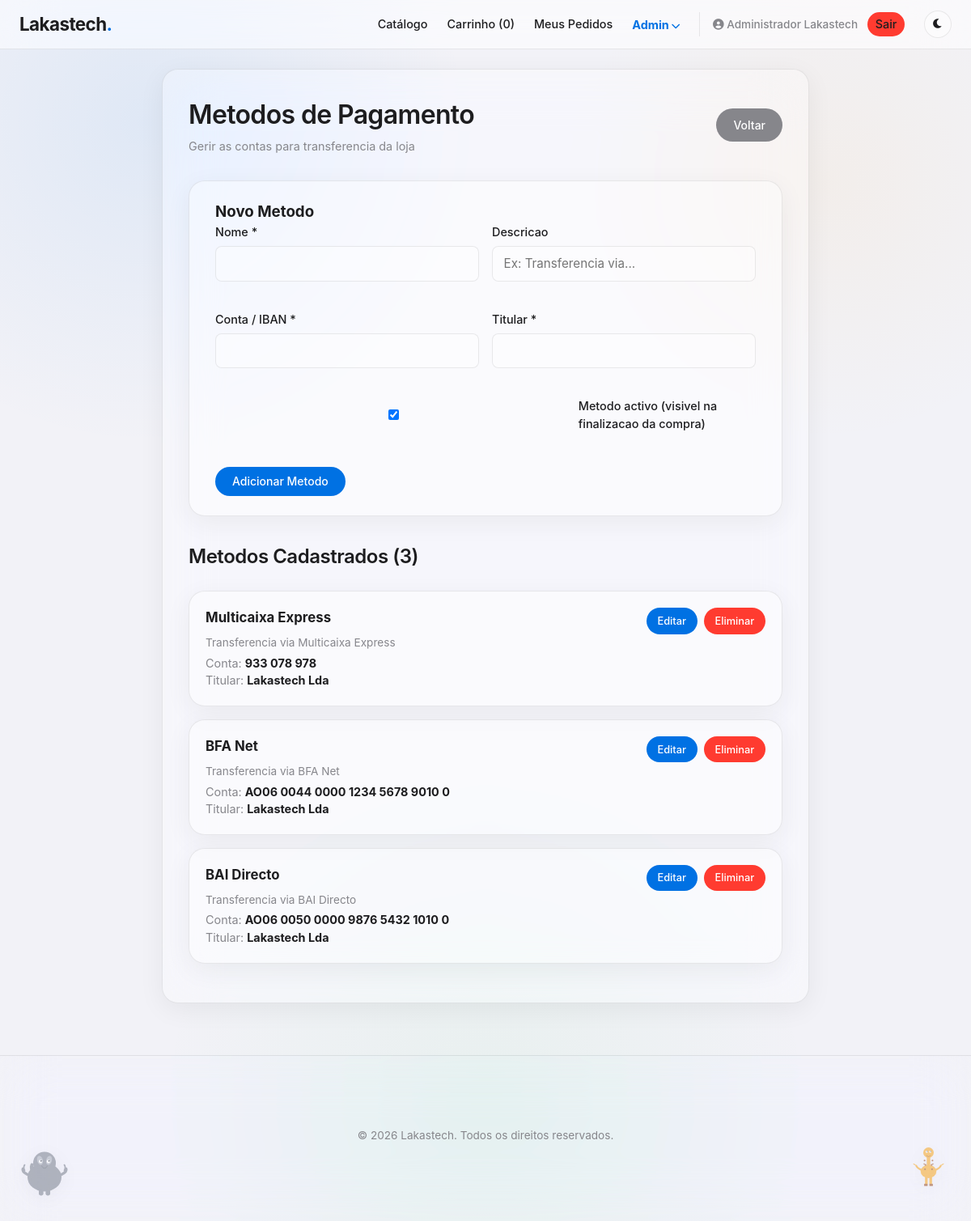
The page /admin_pagamento.php (signed in) on the database its author committed.
### tables this page shows
CREATE TABLE IF NOT EXISTS metodos_pagamento (
    id INT AUTO_INCREMENT PRIMARY KEY,
    nome VARCHAR(100) NOT NULL,
    descricao VARCHAR(255) DEFAULT NULL,
    conta VARCHAR(100) NOT NULL,
    titular VARCHAR(100) NOT NULL,
    ativo TINYINT(1) DEFAULT 1,
    criado_em TIMESTAMP DEFAULT CURRENT_TIMESTAMP
);

### admin_pagamento.php (the view, shortened to what this page needs)
<?php
require_once 'header.php';
$animais = '<div class="animal-corner animal-corner-bl">' . animal_elefante(70) . '</div>';
$animais .= '<div class="animal-corner animal-corner-br">' . animal_girafa(65) . '</div>';
$edit_metodo = null;
$metodos = $conn->query("SELECT * FROM metodos_pagamento ORDER BY id ASC");
?>
<div class="container" style="max-width: 800px;">
    <div class="flex-between" style="margin-bottom: 2rem;">
        <div>
            <h1 style="margin-bottom: 0.25rem;">Metodos de Pagamento</h1>
            <p style="color: var(--text-light); font-size: 0.9rem;">Gerir as contas para transferencia da loja</p>
        </div>
        <a href="admin.php" class="btn btn-secondary">Voltar</a>
    </div>
    <div class="section-card">
        <h3><?php echo $edit_metodo ? 'Editar Metodo' : 'Novo Metodo'; ?></h3>
        <form method="post" class="form-grid">
            <div class="form-row">
                <div class="form-group">
                    <label>Nome *</label>
                    <input type="text" name="nome" value="<?php echo htmlspecialchars($edit_metodo['nome'] ?? ''); ?>" required>
                </div>
                <div class="form-group">
                    <label>Descricao</label>
                    <input type="text" name="descricao" value="<?php echo htmlspecialchars($edit_metodo['descricao'] ?? ''); ?>" placeholder="Ex: Transferencia via...">
                </div>
            </div>
            <div class="form-row">
                <div class="form-group">
                    <label>Conta / IBAN *</label>
                    <input type="text" name="conta" value="<?php echo htmlspecialchars($edit_metodo['conta'] ?? ''); ?>" required>
                </div>
                <div class="form-group">
                    <label>Titular *</label>
                    <input type="text" name="titular" value="<?php echo htmlspecialchars($edit_metodo['titular'] ?? ''); ?>" required>
                </div>
            </div>
            <div class="form-group">
                <label class="flex gap-sm" style="align-items: center;">
                    <input type="checkbox" name="ativo" value="1" <?php echo !isset($edit_metodo) || $edit_metodo['ativo'] ? 'checked' : ''; ?>>
                    Metodo activo (visivel na finalizacao da compra)
                </label>
            </div>
            <div class="flex gap-sm">
                <button type="submit" name="salvar" class="btn btn-primary"><?php echo $edit_metodo ? 'Salvar Alteracoes' : 'Adicionar Metodo'; ?></button>
            </div>
        </form>
    </div>
    <h2>Metodos Cadastrados (<?php echo $metodos->num_rows; ?>)</h2>
    <?php if ($metodos->num_rows == 0): ?>
        <p>Nenhum metodo cadastrado.</p>
    <?php else: ?>
        <?php while ($m = $metodos->fetch_assoc()): ?>
        <div class="section-card" style="padding: 1.25rem; margin-bottom: 1rem;">
            <div style="display: flex; justify-content: space-between; align-items: start; flex-wrap: wrap; gap: 0.75rem;">
                <div style="flex: 1;">
                    <div style="display: flex; align-items: center; gap: 0.5rem; margin-bottom: 0.5rem;">
                        <strong style="font-size: 1.05rem;"><?php echo htmlspecialchars($m['nome']); ?></strong>
                    </div>
                    <?php if ($m['descricao']): ?>
                        <div style="font-size: 0.85rem; color: var(--text-light); margin-bottom: 0.25rem;"><?php echo htmlspecialchars($m['descricao']); ?></div>
                    <?php endif; ?>
                    <div style="font-size: 0.9rem;">
                        <span style="color: var(--text-light);">Conta:</span> <strong><?php echo htmlspecialchars($m['conta']); ?></strong>
                    </div>
                    <div style="font-size: 0.9rem;">
                        <span style="color: var(--text-light);">Titular:</span> <strong><?php echo htmlspecialchars($m['titular']); ?></strong>
                    </div>
                </div>
                <div class="flex gap-sm">
                    <a href="?edit=<?php echo $m['id']; ?>" class="btn btn-primary" style="padding: 0.35rem 0.8rem; font-size: 0.8rem;">Editar</a>
                    <a href="?delete=<?php echo $m['id']; ?>" class="btn btn-danger" style="padding: 0.35rem 0.8rem; font-size: 0.8rem;" onclick="return confirm('Eliminar <?php echo htmlspecialchars($m['nome']); ?>?')">Eliminar</a>
                </div>
            </div>
        </div>
        <?php endwhile; ?>
    <?php endif; ?>
</div>
<?php echo $animais; ?>
<?php require_once 'footer.php'; ?>

### style.css (style rules this page uses)
:root { --primary: #0071e3; --primary-hover: #0060c9; --secondary: #86868b; --accent: #f5a623; --danger: #ff3b30; --success: #34c759; --background: #f2f2f7; --card: rgba(255, 255, 255, 0.35); --text: #1d1d1f; --text-light: #86868b; --border: rgba(0, 0, 0, 0.08); --shadow: 0 8px 32px rgba(0, 0, 0, 0.06); --shadow-lg: 0 20px 60px rgba(0, 0, 0, 0.08); --nav-bg: rgba(255, 255, 255, 0.55); --glass-blur: 32px; --radius-sm: 8px; --radius-md: 14px; --radius-lg: 20px; }
* { margin: 0; padding: 0; box-sizing: border-box; font-family: 'Inter', system-ui, -apple-system, sans-serif; }
body { background-color: var(--background); color: var(--text); line-height: 1.5; transition: background-color 0.3s, color 0.3s; min-height: 100vh; background-image: radial-gradient(1000px circle at 15% 10%, rgba(0, 113, 227, 0.08), transparent 40%), radial-gradient(800px circle at 85% 15%, rgba(245, 166, 35, 0.06), transparent 40%), radial-gradient(900px circle at 50% 90%, rgba(52, 199, 89, 0.05), transparent 45%); }
.card, .container, .navbar, header, .product-card, .login-container, footer, .glass { backdrop-filter: blur(var(--glass-blur)) saturate(180%); -webkit-backdrop-filter: blur(var(--glass-blur)) saturate(180%); }
.product-card, .login-container, footer .container, input, textarea, select { background: var(--card); }
.container { max-width: 1000px; margin: 1.5rem auto 2rem; background: var(--card); padding: 2rem; border-radius: var(--radius-lg); box-shadow: var(--shadow); border: 1px solid var(--border); }
h1, h2 { margin-bottom: 1.5rem; color: var(--text); font-weight: 600; letter-spacing: -0.02em; }
h1 { font-size: 2rem; }
h2 { font-size: 1.5rem; }
.btn { display: inline-block; padding: 0.55rem 1.25rem; border-radius: 980px; font-weight: 500; text-decoration: none; cursor: pointer; transition: all 0.2s ease; border: 1px solid transparent; font-size: 0.875rem; text-align: center; }
.btn-primary { background: var(--primary); color: white; }
.btn-danger { background: var(--danger); color: white; }
.btn-secondary { background: var(--secondary); color: white; }
.form-group { margin-bottom: 1.25rem; }
label { display: block; margin-bottom: 0.4rem; font-weight: 500; font-size: 0.9rem; }
input, textarea, select { width: 100%; padding: 0.7rem 0.85rem; border: 1px solid var(--border); border-radius: var(--radius-sm); font-size: 0.95rem; color: var(--text); background: var(--card); transition: border-color 0.2s; }
.section-card { background: var(--card); padding: 1.5rem 2rem; border-radius: var(--radius-lg); box-shadow: var(--shadow); border: 1px solid var(--border); margin-bottom: 2rem; }
.flex { display: flex; align-items: center; }
.flex-between { display: flex; justify-content: space-between; align-items: center; }
.gap-sm { gap: 0.5rem; }
.form-grid { display: grid; gap: 1rem; }
.form-row { display: grid; grid-template-columns: 1fr 1fr; gap: 1rem; }
.animal-corner { position: fixed; z-index: 50; pointer-events: none; opacity: 0.5; transition: opacity 0.3s, transform 0.3s; }
.animal-corner-bl { bottom: 20px; left: 20px; }
.animal-corner-br { bottom: 20px; right: 20px; }

### rows shown on the page
metodos_pagamento: nome "Multicaixa Express", descricao "Transferencia via Multicaixa Express", conta "933 078 978", titular "Lakastech Lda"
metodos_pagamento: nome "BFA Net", descricao "Transferencia via BFA Net", conta "AO06 0044 0000 1234 5678 9010 0", titular "Lakastech Lda"
metodos_pagamento: nome "BAI Directo", descricao "Transferencia via BAI Directo", conta "AO06 0050 0000 9876 5432 1010 0", titular "Lakastech Lda"

### other values the page prints
count($_SESSION['carrinho'] ?? []) "0"
$_SESSION['usuario_nome'] "Administrador Lakastech"
$metodos->num_rows "3"
